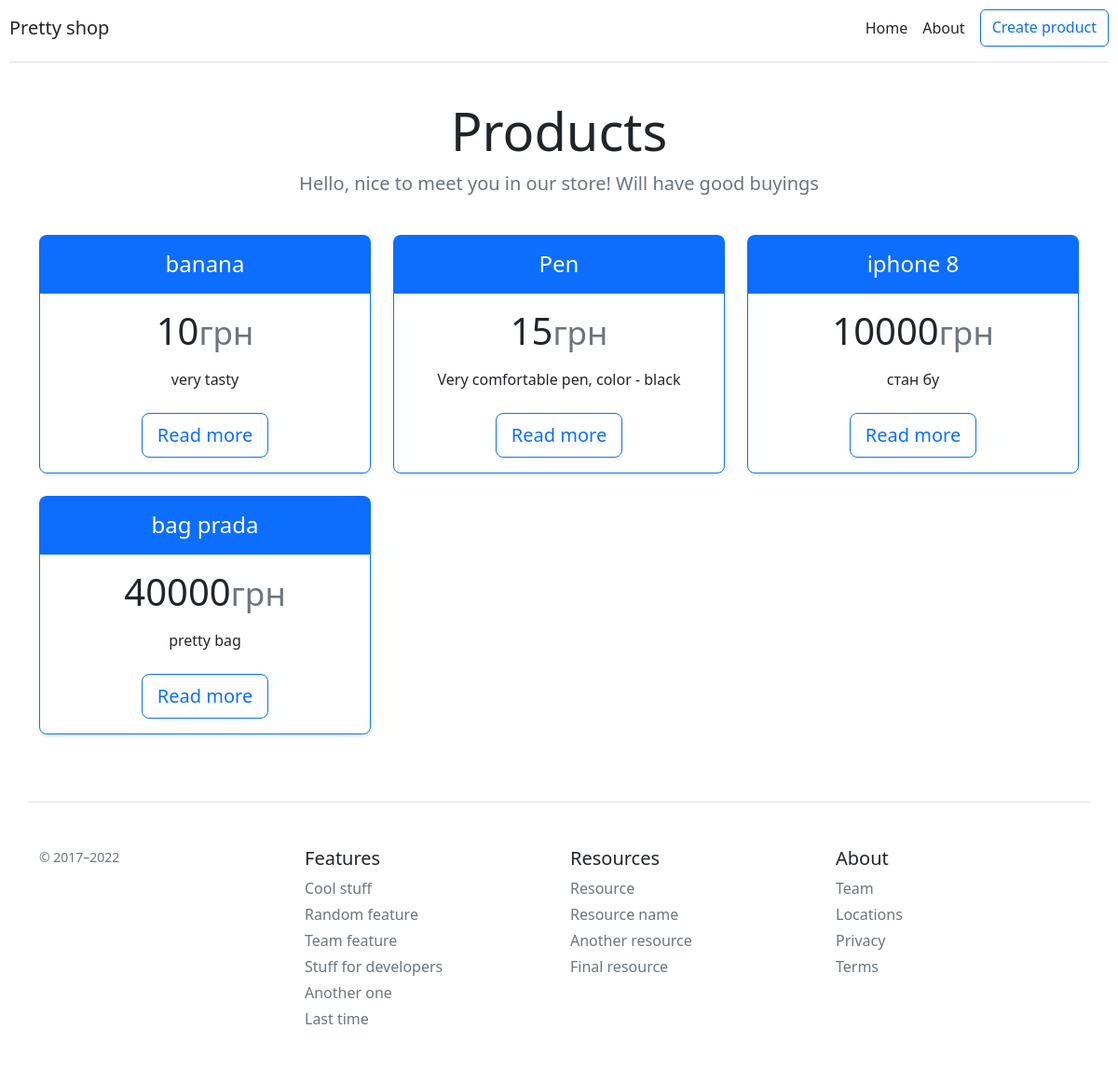
Before: / with the older database file.
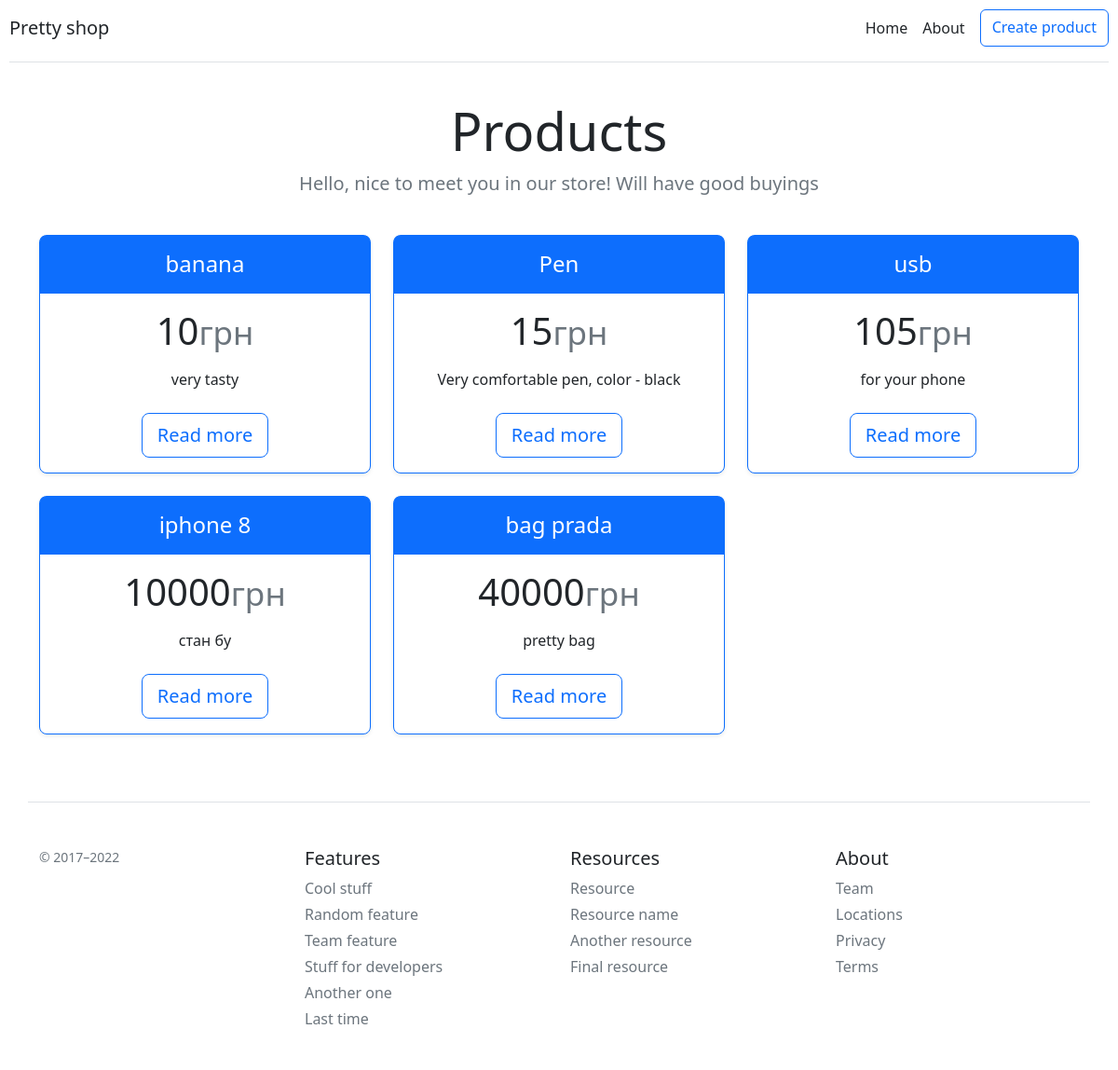
After: the same page with the newer database file.
### main.py (models this page shows, shortened)
class Item(db.Model):
    id = db.Column(db.Integer, primary_key=True)
    title = db.Column(db.String(100), nullable=False, unique=True)
    price = db.Column(db.Integer, nullable=False)
    isActive = db.Column(db.Boolean, default=True)
    text = db.Column(db.Text, nullable=False)

### main.py (the view)
@app.route('/')
def index():
    products = []
    try:
        products = Item.query.order_by(Item.price).all()
    except:
        print("Ошибка получения  из БД")
    return render_template('get_products.html', title='Products', products=products)

### templates/get_products.html
{% extends 'base.html' %}
{% block body %}
<div class="container">
<div class="pricing-header p-3 pb-md-4 mx-auto text-center">
        <h1 class="display-4 fw-normal">Products</h1>
        <p class="fs-5 text-muted">Hello, nice to meet you in our store! Will have good buyings</p>
    </div>
    <div class="row row-cols-1 row-cols-md-3 mb-3 text-center">
        {% for product in products %}
        <div class="col">
            <div class="card mb-4 rounded-3 shadow-sm border-primary">
                <div class="card-header py-3 text-bg-primary border-primary">
                    <h4 class="my-0 fw-normal">{{ product.title }}</h4>
                </div>
                <div class="card-body">
                    <h1 class="card-title pricing-card-title">{{ product.price }}<small class="text-muted fw-light">грн</small></h1>
                    <ul class="list-unstyled mt-3 mb-4">
                        <li>{{ product.text|striptags|truncate(50) }}</li>
                    </ul>
                    <a href="{{ url_for('get_product', id=product.id)}}" class="btn btn-lg btn-outline-primary btn-block">Read more</a>
                </div>
            </div>
        </div>
        {% endfor %}
    </div>
</div>
{% endblock %}

Changed rows visible on the page:
added Item: title "usb", price "105", text "for your phone"
